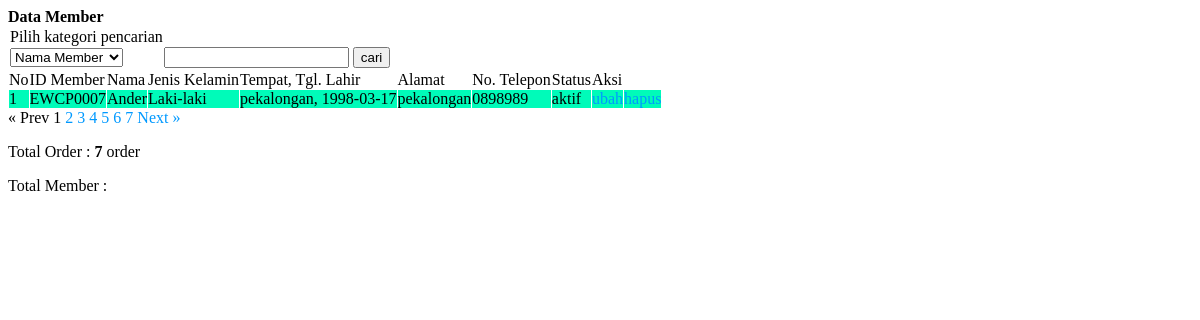
The page /admin/member_ori.php on the database its author committed.
### tables this page shows
CREATE TABLE `member` (
  `id_member` varchar(20) NOT NULL,
  `nama` varchar(20) NOT NULL,
  `alamat` varchar(50) NOT NULL,
  `tempat_lahir` varchar(20) NOT NULL,
  `tanggal_lahir` date NOT NULL,
  `jenis_kelamin` varchar(50) NOT NULL,
  `no_telepon` varchar(20) NOT NULL,
  `status` varchar(50) NOT NULL,
  `tgl_tempo` date NOT NULL,
  `gambar` varchar(50) NOT NULL,
  PRIMARY KEY  (`id_member`)
);

### admin/member_ori.php (the view, shortened to what this page needs)
<!DOCTYPE html PUBLIC "-//W3C//DTD XHTML 1.0 Transitional//EN" "http://www.w3.org/TR/xhtml1/DTD/xhtml1-transitional.dtd">
<html xmlns="http://www.w3.org/1999/xhtml">
<head>
<link rel="stylesheet" href="style/data.css" type="text/css">
</head>
<body>
<div id="judulHalaman"><strong>Data Member</strong></div>
<table border="0" cellspacing="1" cellpadding="0">
  <tr>
    <td>
    <form id="form1" name="form1" method="post" action="index.php?halaman=member_cari">
      <table cellspacing="1" cellpadding="0">
        <tr>
          <td>Pilih kategori pencarian</td>
          <td>&nbsp;</td>
        </tr>
        <tr>
          <td><label>
            <select name="pilih" id="input">
	      <option value='nama' >Nama Member</option>
            </select>
          </label></td>
          <td>
            <input type="text" name="tcari" id="input" />
            <input type="submit" name="bcari" id="tombol" value="cari" />
          </td>
        </tr>
      </table>
	</form>
    </td>
 <?php
	$warna1="#c0d3e2";
	$warna=$warna1;
 ?>
      <table cellpadding="0" cellspacing="1">
        <tr>
	  <td id="namaField">No</td>
          <td id="namaField">ID Member</td>
          <td id="namaField">Nama</td>
	  <td id="namaField">Jenis Kelamin</td>
          <td id="namaField">Tempat, Tgl. Lahir</td>
	  <td id="namaField">Alamat</td>
          <td id="namaField">No. Telepon</td>
          <td id="namaField">Status</td>
          <td colspan="2" id="namaField">Aksi</td>
        <?php
	$batas   = 1;
	$halaman = $_GET['halaman'];
	if(empty($halaman)){
	$posisi  = 0;
	$halaman = 1;
	}
	else{
	$posisi = ($halaman-1) * $batas;
	}
	$qp_sup=mysql_query("SELECT * FROM member order by id_member DESC LIMIT $posisi,$batas");
	$no=$posisi+1;
		while($row1=mysql_fetch_array($qp_sup)){
			if ($row1['jenis_kelamin']!="Perempuan")
			{
				$warna="#XXFBB9";
			}
			else
			{
				$warna="#dee9f1";
			}
		?>
           <tr bgcolor=<?php echo $warna; ?>>
	 <td><?php echo "$no"; ?></td>
          <td><?php echo "$row1[id_member]"; ?></td>
          <td><?php echo "$row1[nama]"; ?></td>
	  <td><?php echo "$row1[jenis_kelamin]"; ?></td>
    	  <td><?php echo "$row1[tempat_lahir], $row1[tanggal_lahir]"; ?></td>
          <td><?php echo "$row1[alamat]"; ?></td>
	  <td><?php echo "$row1[no_telepon]"; ?></td>
	  <td><?php echo "$row1[status]"; ?></td>
          <td><?php echo "<a href=index.php?halaman=form_ubah_data&kode=member_update&id=$row1[id_member]>"; ?>
          	 <div id="tombol">ubah</div>
			 <?php echo "</a>"; ?>
          </td>
          <td>
          <a href="<?php echo "proses.php?proses=member_delete&id=$row1[id_member]"; ?>" onclick="return confirm('Apakah Anda akan menghapus data member ini ?')">
          <div id="tombol">hapus</div>
		  </a>
          </td>
        </tr>
        <?php $no++; }
echo"</table>";
$tampil2 = mysql_query("SELECT * FROM member");
		$jmldata = mysql_num_rows($tampil2);
		$jmlhal  = ceil($jmldata/$batas);
		echo "<div class=paging>";
		if($halaman > 1){
			$prev=$halaman-1;
			echo "<span class=prevnext><a href=$_SERVER[PHP_SELF]?halaman=$prev>« Prev</a></span> ";
		}
		else{
			echo "<span class=disabled>« Prev</span> ";
		}
		for($i=1;$i<=$jmlhal;$i++)
		if ($i != $halaman){
			echo " <a href=$_SERVER[PHP_SELF]?halaman=$i>$i</a> ";
		}
		else{
			echo " <span class=current>$i</span> ";
		}
		if($halaman < $jmlhal){
			$next=$halaman+1;
			echo "<span class=prevnext><a href=$_SERVER[PHP_SELF]?halaman=$next>Next »</a></span>";
		}
		else{
			echo "<span class=disabled>Next »</span>";
		}
		echo "</div>";
		echo "<p align=left>Total Order : <b>$jmldata</b> order</p>";
		?>
<tr>
    <td style="color:#FFF;border:none;background-color:#333" colspan="8" align="right">Total Member :</td>
  </tr>
      </table>
</body>
</html>

### admin/style/data.css (style rules this page uses)
a { text-decoration:none; color:#09F; }
td { border:none; }

### rows shown on the page
member: id_member "EWCP0007", nama "Ander", jenis_kelamin "Laki-laki", tempat_lahir "pekalongan", tanggal_lahir "1998-03-17", alamat "pekalongan", no_telepon "0898989", status "aktif"

### other values the page prints
$jmldata "7"
